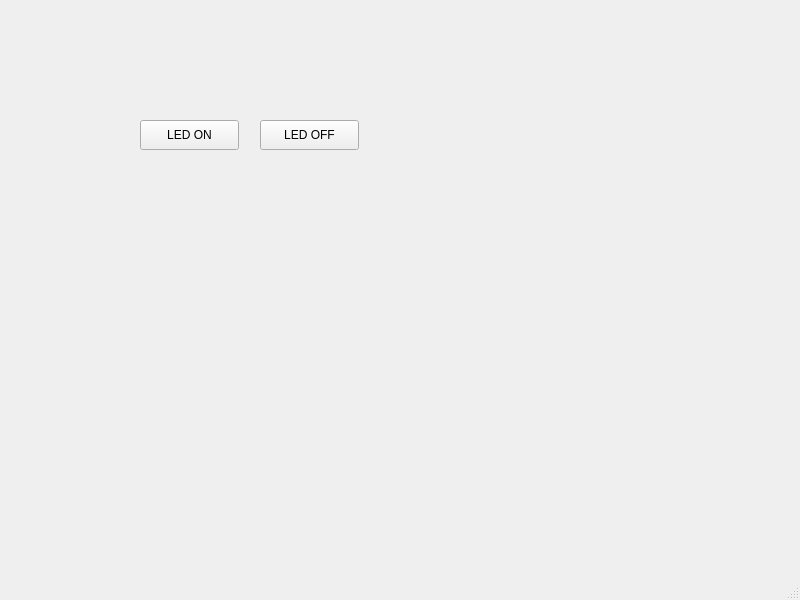
<?xml version="1.0" encoding="UTF-8"?>
<ui version="4.0">
 <class>MainWindow</class>
 <widget class="QMainWindow" name="MainWindow">
  <property name="geometry">
   <rect>
    <x>0</x>
    <y>0</y>
    <width>800</width>
    <height>600</height>
   </rect>
  </property>
  <property name="windowTitle">
   <string>MainWindow</string>
  </property>
  <widget class="QWidget" name="centralwidget">
   <widget class="QPushButton" name="btn_1">
    <property name="geometry">
     <rect>
      <x>140</x>
      <y>120</y>
      <width>99</width>
      <height>30</height>
     </rect>
    </property>
    <property name="text">
     <string>LED ON</string>
    </property>
   </widget>
   <widget class="QPushButton" name="btn_2">
    <property name="geometry">
     <rect>
      <x>260</x>
      <y>120</y>
      <width>99</width>
      <height>30</height>
     </rect>
    </property>
    <property name="text">
     <string>LED OFF</string>
    </property>
   </widget>
  </widget>
  <widget class="QMenuBar" name="menubar">
   <property name="geometry">
    <rect>
     <x>0</x>
     <y>0</y>
     <width>800</width>
     <height>28</height>
    </rect>
   </property>
  </widget>
  <widget class="QStatusBar" name="statusbar"/>
 </widget>
 <resources/>
 <connections/>
</ui>
